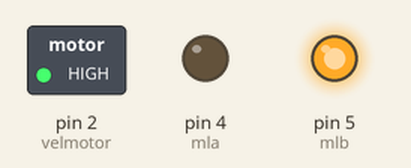
This sketch was run on a simulated Arduino Uno, built with avr-gcc and run on an emulated ATmega328P. Shown: switched loads named in the sketch (green lamp = pin HIGH), output pins drawn as LEDs (lit = HIGH).

Above: at 0.5 s.
At 3.15 s:
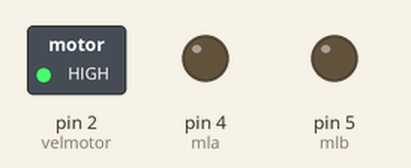
Timing chart, 0 to 4.8 s (numbered marks = the images above):
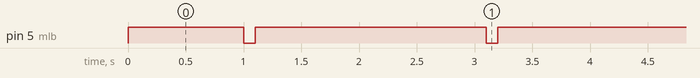

Measured:
- by itself, pin 5 (mlb): repeats every 2.1 s: LOW 0.10 s, HIGH 2.0 s

The sketch:

teste_motor_dc_com_ponte_H_L298N_mark02.ino
```cpp
#define velmotor 2//2
#define mla 4//4
#define mlb 5//5
#define tmp 1000
int vel=255;

void setup() {
 pinMode(velmotor, OUTPUT);
 pinMode(mla, OUTPUT);
 pinMode(mlb, OUTPUT);
 digitalWrite(mla,LOW);
 digitalWrite(mlb,LOW);
 digitalWrite(velmotor,vel);

}

void loop() {
  vel = 150;
  analogWrite(velmotor,vel);

  digitalWrite(mla,LOW);
  digitalWrite(mlb,HIGH);
  delay(tmp);

  digitalWrite(mla,LOW);
  digitalWrite(mlb,LOW);
  delay(100);

  digitalWrite(mla,LOW);
  digitalWrite(mlb,HIGH);
  delay(tmp);
}
```
